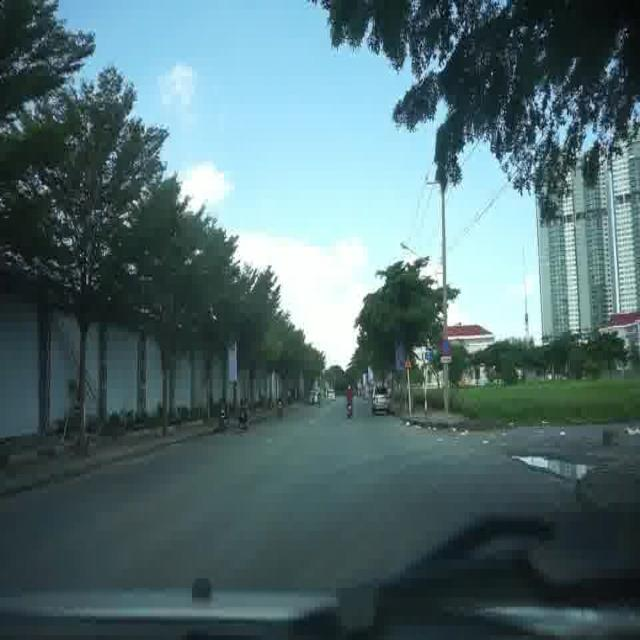
//> input picture data/raindrop0113.jpg, 640 x 640 px
$ ./main ../../data/raindrop0113.jpg   (built with g++ and OpenCV 4)
//> lines starting //> are read from the running program, lines starting //| are printed output that depends on the picture
//
// Copyright(c) Multimedia Signal Processing Group (MMSPG),
//              Ecole Polytechnique Fédérale de Lausanne (EPFL)
//              http://mmspg.epfl.ch
// All rights reserved.
// Author: Philippe Hanhart (philippe.hanhart@epfl.ch)
//
// Permission is hereby granted, without written agreement and without
// license or royalty fees, to use, copy, modify, and distribute the
// software provided and its documentation for research purpose only,
// provided that this copyright notice and the original authors' names
// appear on all copies and supporting documentation.
// The software provided may not be commercially distributed.
// In no event shall the Ecole Polytechnique Fédérale de Lausanne (EPFL)
// be liable to any party for direct, indirect, special, incidental, or
// consequential damages arising out of the use of the software and its
// documentation.
// The Ecole Polytechnique Fédérale de Lausanne (EPFL) specifically
// disclaims any warranties.
// The software provided hereunder is on an "as is" basis and the Ecole
// Polytechnique Fédérale de Lausanne (EPFL) has no obligation to provide
// maintenance, support, updates, enhancements, or modifications.
//

/**************************************************************************

 Usage:
  VQMT.exe OriginalVideo ProcessedVideo Wi Heightdth NumberOfFrames ChromaFormat Output Metrics

  OriginalVideo: the original video as raw YUV video file, progressively scanned, and 8 bits per sample
  ProcessedVideo: the processed video as raw YUV video file, progressively scanned, and 8 bits per sample
  Height: the height of the video
  Width: the width of the video
  NumberOfFrames: the number of frames to process
  ChromaFormat: the chroma subsampling format. 0: YUV400, 1: YUV420, 2: YUV422, 3: YUV444
  Output: the name of the output file(s)
  Metrics: the list of metrics to use
   available metrics:
   - PSNR: Peak Signal-to-Noise Ratio (PNSR)
   - SSIM: Structural Similarity (SSIM)
   - MSSSIM: Multi-Scale Structural Similarity (MS-SSIM)
   - VIFP: Visual Information Fidelity, pixel domain version (VIFp)
   - PSNRHVS: Peak Signal-to-Noise Ratio taking into account Contrast Sensitivity Function (CSF) (PSNR-HVS)
   - PSNRHVSM: Peak Signal-to-Noise Ratio taking into account Contrast Sensitivity Function (CSF) and between-coefficient contrast masking of DCT basis functions (PSNR-HVS-M)

 Example:
  VQMT.exe original.yuv processed.yuv 1088 1920 250 1 results PSNR SSIM MSSSIM VIFP
  will create the following output files in CSV (comma-separated values) format:
  - results_pnsr.csv
  - results_ssim.csv
  - results_msssim.csv
  - results_vifp.csv

 Notes:
 - SSIM comes for free when MSSSIM is computed (but you still need to specify it to get the output)
 - PSNRHVS and PSNRHVSM are always computed at the same time (but you still need to specify both to get the two outputs)
 - When using MSSSIM, the height and width of the video have to be multiple of 16
 - When using VIFP, the height and width of the video have to be multiple of 8

 Changes in version 1.1 (since 1.0) on 30/3/13
 - Added support for large files (>2GB)
 - Added support for different chroma sampling formats (YUV400, YUV420, YUV422, and YUV444)

**************************************************************************/

#include <iostream>
#include <stdio.h>
#include <string.h>
#include <opencv2/core/core.hpp>
#include <opencv2\opencv.hpp>
#include "VideoYUV.hpp"
#include "PSNR.hpp"
#include "SSIM.hpp"
#include "MSSSIM.hpp"
#include "VIFP.hpp"
#include "PSNRHVS.hpp"
#include "qm.cpp"

using namespace std;

//#define C1 (float) (0.01 * 255 * 0.01  * 255)
//#define C2 (float) (0.03 * 255 * 0.03  * 255)

//
////sigma on block_size
//double sigma(Mat & m, int i, int j, int block_size)
//{
//	double sd = 0;
//
//	Mat m_tmp = m(Range(i, i + block_size), Range(j, j + block_size));
//	Mat m_squared(block_size, block_size, CV_64F);
//
//	multiply(m_tmp, m_tmp, m_squared);
//
//	// E(x)
//	double avg = mean(m_tmp)[0];
//	// E(x²)
//	double avg_2 = mean(m_squared)[0];
//
//
//	sd = sqrt(avg_2 - avg * avg);
//
//	return sd;
//}
//
//// Covariance
//double cov(Mat & m1, Mat & m2, int i, int j, int block_size)
//{
//	Mat m3 = Mat::zeros(block_size, block_size, m1.depth());
//	Mat m1_tmp = m1(Range(i, i + block_size), Range(j, j + block_size));
//	Mat m2_tmp = m2(Range(i, i + block_size), Range(j, j + block_size));
//
//
//	multiply(m1_tmp, m2_tmp, m3);
//
//	double avg_ro = mean(m3)[0]; // E(XY)
//	double avg_r = mean(m1_tmp)[0]; // E(X)
//	double avg_o = mean(m2_tmp)[0]; // E(Y)
//
//
//	double sd_ro = avg_ro - avg_o * avg_r; // E(XY) - E(X)E(Y)
//
//	return sd_ro;
//}
//
//// Mean squared error
//double eqm(Mat & img1, Mat & img2)
//{
//	int i, j;
//	double eqm = 0;
//	int height = img1.rows;
//	int width = img1.cols;
//
//	for (i = 0; i < height; i++)
//		for (j = 0; j < width; j++)
//			eqm += (img1.at<double>(i, j) - img2.at<double>(i, j)) * (img1.at<double>(i, j) - img2.at<double>(i, j));
//
//	eqm /= height * width;
//
//	return eqm;
//}
//
//
//
///**
//*	Compute the PSNR between 2 images
//*/
//double psnr(Mat & img_src, Mat & img_compressed, int block_size)
//{
//	int D = 255;
//	return (10 * log10((D*D) / eqm(img_src, img_compressed)));
//}
//
//
///**
//* Compute the SSIM between 2 images
//*/
//double ssim(Mat & img_src, Mat & img_compressed, int block_size, bool show_progress = false)
//{
//	double ssim = 0;
//
//	int nbBlockPerHeight = img_src.rows / block_size;
//	int nbBlockPerWidth = img_src.cols / block_size;
//
//	for (int k = 0; k < nbBlockPerHeight; k++)
//	{
//		for (int l = 0; l < nbBlockPerWidth; l++)
//		{
//			int m = k * block_size;
//			int n = l * block_size;
//
//			double avg_o = mean(img_src(Range(k, k + block_size), Range(l, l + block_size)))[0];
//			double avg_r = mean(img_compressed(Range(k, k + block_size), Range(l, l + block_size)))[0];
//			double sigma_o = sigma(img_src, m, n, block_size);
//			double sigma_r = sigma(img_compressed, m, n, block_size);
//			double sigma_ro = cov(img_src, img_compressed, m, n, block_size);
//
//			ssim += ((2 * avg_o * avg_r + C1) * (2 * sigma_ro + C2)) / ((avg_o * avg_o + avg_r * avg_r + C1) * (sigma_o * sigma_o + sigma_r * sigma_r + C2));
//
//		}
//		// Progress
//		if (show_progress)
//			cout << "\r>>SSIM [" << (int)((((double)k) / nbBlockPerHeight) * 100) << "%]";
//	}
//	ssim /= nbBlockPerHeight * nbBlockPerWidth;
//
//	if (show_progress)
//	{
//		cout << "\r>>SSIM [100%]" << endl;
//		cout << "SSIM : " << ssim << endl;
//	}
//
//	return ssim;
//}
//
//void compute_quality_metrics(char * file1, char * file2, int block_size)
//{
//
//	Mat img_src;
//	Mat img_compressed;
//
//	// Loading pictures
//	img_src = imread(file1, CV_LOAD_IMAGE_GRAYSCALE);
//	img_compressed = imread(file2, CV_LOAD_IMAGE_GRAYSCALE);
//
//
//	img_src.convertTo(img_src, CV_64F);
//	img_compressed.convertTo(img_compressed, CV_64F);
//
//	int height_o = img_src.rows;
//	int height_r = img_compressed.rows;
//	int width_o = img_src.cols;
//	int width_r = img_compressed.cols;
//
//	// Check pictures size
//	if (height_o != height_r || width_o != width_r)
//	{
//		cout << "Images must have the same dimensions" << endl;
//		return;
//	}
//
//	// Check if the block size is a multiple of height / width
//	if (height_o % block_size != 0 || width_o % block_size != 0)
//	{
//		cout << "WARNING : Image WIDTH and HEIGHT should be divisible by BLOCK_SIZE for the maximum accuracy" << endl
//			<< "HEIGHT : " << height_o << endl
//			<< "WIDTH : " << width_o << endl
//			<< "BLOCK_SIZE : " << block_size << endl
//			<< endl;
//	}
//
//	double ssim_val = ssim(img_src, img_compressed, block_size);
//	double psnr_val = psnr(img_src, img_compressed, block_size);
//
//	cout << "SSIM : " << ssim_val << endl;
//	cout << "PSNR : " << psnr_val << endl;
//}


enum Params {
	PARAM_ORIGINAL = 1,	// Original video stream (YUV)
	PARAM_PROCESSED,	// Processed video stream (YUV)
	PARAM_HEIGHT,		// Height
	PARAM_WIDTH,		// Width
	PARAM_NBFRAMES,		// Number of frames
	PARAM_CHROMA,		// Chroma format
	PARAM_RESULTS,		// Output file for results
	PARAM_METRICS,		// Metric(s) to compute
	PARAM_SIZE
};

enum Metrics {
	METRIC_PSNR = 0,
	METRIC_SSIM,
	METRIC_MSSSIM,
	METRIC_VIFP,
	METRIC_PSNRHVS,
	METRIC_PSNRHVSM,
	METRIC_SIZE
};

int main(int argc, const char *argv[])
{
	//int height = 640;
	//int width = 640;
	///*SSIM *ssim = new SSIM(height, width);
	//MSSSIM *msssim = new MSSSIM(height, width);
	//PSNR *psnr = new PSNR(height, width);*/

	//cv::Mat originalImage = cv::imread("./data/raindrop0113.jpg", CV_LOAD_IMAGE_COLOR);
	//cv::Mat noiseImage = cv::imread("./data/noise_raindrop0113.jpg", CV_LOAD_IMAGE_COLOR);
	//cv::resize(noiseImage, noiseImage, cv::Size(width, height));

	//cv::Mat m_image = cv::imread("./data/m_raindrop0113.jpg", CV_LOAD_IMAGE_COLOR);
	//cv::Mat g_image = cv::imread("./data/g_raindrop0113.jpg", CV_LOAD_IMAGE_COLOR);

	////float result = cv::PSNR(originalImage, g_image);
	////float from_code = ssim->compute(originalImage, noiseImage);
	//
	////printf("%f", result);

	//double result = psnr(originalImage, noiseImage, 64);
	//cout <<"result: " << result << endl;
	////cout << "from code: "<< from_code << endl;

	//////////////////////////////////////////////////
	// default settings
	double C1 = 6.5025, C2 = 58.5225;


	IplImage
		*img1 = NULL, *img2 = NULL, *img1_img2 = NULL,
		*img1_temp = NULL, *img2_temp = NULL,
		*img1_sq = NULL, *img2_sq = NULL,
		*mu1 = NULL, *mu2 = NULL,
		*mu1_sq = NULL, *mu2_sq = NULL, *mu1_mu2 = NULL,
		*sigma1_sq = NULL, *sigma2_sq = NULL, *sigma12 = NULL,
		*ssim_map = NULL, *temp1 = NULL, *temp2 = NULL, *temp3 = NULL;


	/***************************** INITS **********************************/
	cv::Mat originalImage = cv::imread("./data/raindrop0113.jpg", CV_LOAD_IMAGE_COLOR);
//> originalImage is the input picture: 640 rows x 640 cols, CV_8UC3; mean B, G, R 113.2, 109.7, 83.4
	cv::Mat noiseImage = cv::imread("./data/noise_raindrop0113.jpg", CV_LOAD_IMAGE_COLOR);
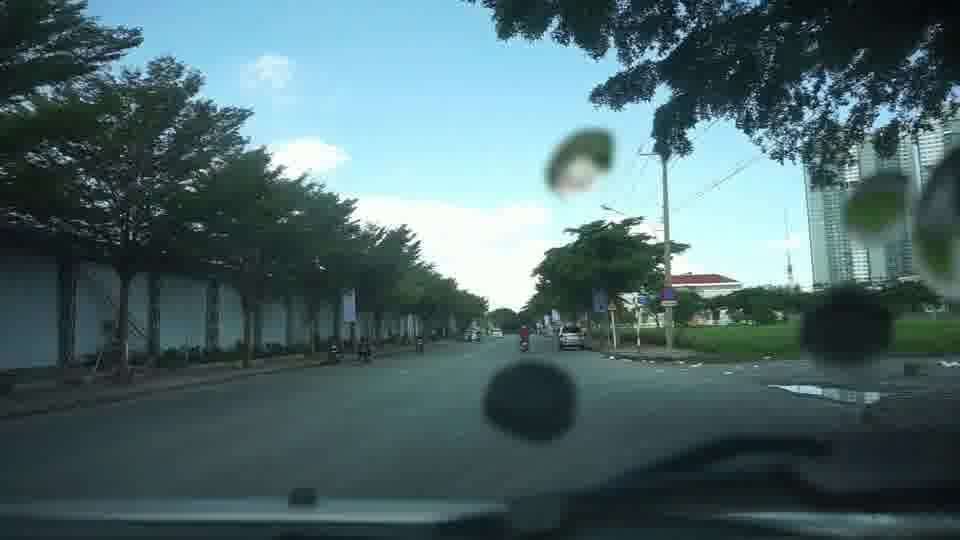
//> input picture data/noise_raindrop0113.jpg, 960 x 540 px
//> noiseImage is the input picture: 540 rows x 960 cols, CV_8UC3; mean B, G, R 108.3, 105.2, 79.4
	cv::resize(noiseImage, noiseImage, cv::Size(640, 640));
//> noiseImage: 640 rows x 640 cols, CV_8UC3

	cv::Mat m_image = cv::imread("./data/m_raindrop0113.jpg", CV_LOAD_IMAGE_COLOR);
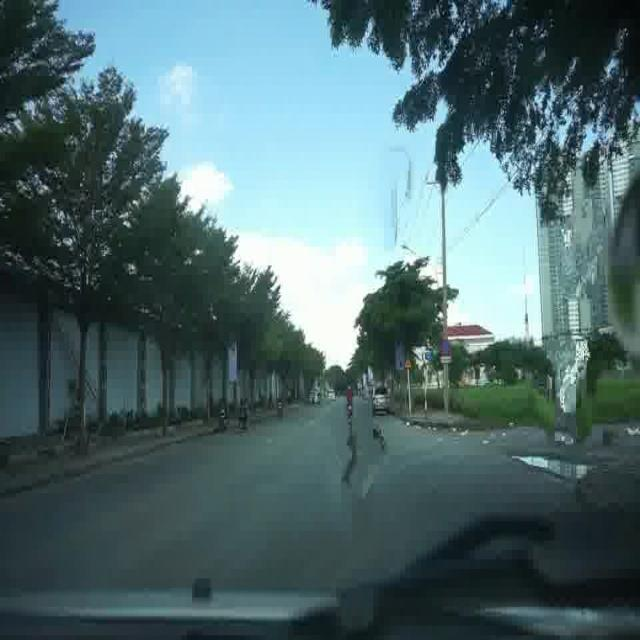
//> input picture data/m_raindrop0113.jpg, 640 x 640 px
//> m_image is the input picture: 640 rows x 640 cols, CV_8UC3; mean B, G, R 110.8, 107.6, 81
	cv::Mat g_image = cv::imread("./data/g_raindrop0113.jpg", CV_LOAD_IMAGE_COLOR);
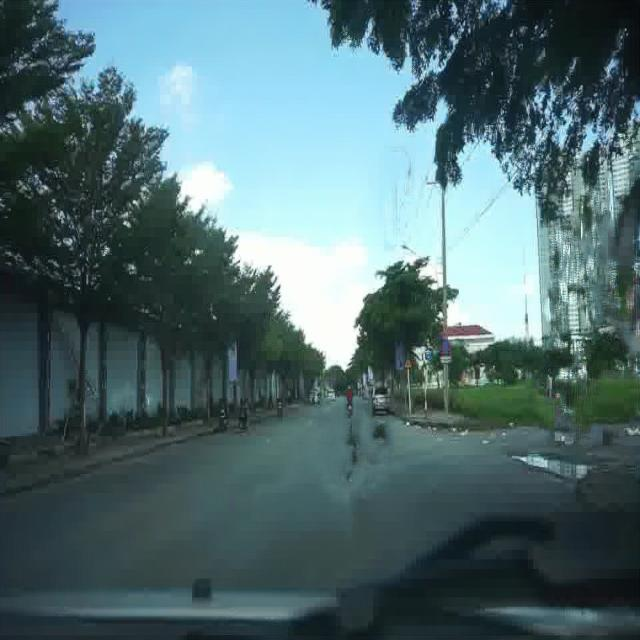
//> input picture data/g_raindrop0113.jpg, 640 x 640 px
//> g_image is the input picture: 640 rows x 640 cols, CV_8UC3; mean B, G, R 112.1, 108.3, 81.3

	img1_temp = cvLoadImage("./data/raindrop0113.jpg");
	img2_temp = cvLoadImage("./data/m_raindrop0113.jpg");

	if (img1_temp == NULL || img2_temp == NULL)
		return -1;

	int x = img1_temp->width, y = img1_temp->height;
//> x = 640; y = 640
	int nChan = img1_temp->nChannels, d = IPL_DEPTH_32F;
//> nChan = 3
	CvSize size = cvSize(x, y);
//> size = Size(640, 640)

	img1 = cvCreateImage(size, d, nChan);
	img2 = cvCreateImage(size, d, nChan);

	cvConvert(img1_temp, img1);
	cvConvert(img2_temp, img2);
	cvReleaseImage(&img1_temp);
	cvReleaseImage(&img2_temp);


	img1_sq = cvCreateImage(size, d, nChan);
	img2_sq = cvCreateImage(size, d, nChan);
	img1_img2 = cvCreateImage(size, d, nChan);

	cvPow(img1, img1_sq, 2);
	cvPow(img2, img2_sq, 2);
	cvMul(img1, img2, img1_img2, 1);

	mu1 = cvCreateImage(size, d, nChan);
	mu2 = cvCreateImage(size, d, nChan);

	mu1_sq = cvCreateImage(size, d, nChan);
	mu2_sq = cvCreateImage(size, d, nChan);
	mu1_mu2 = cvCreateImage(size, d, nChan);


	sigma1_sq = cvCreateImage(size, d, nChan);
	sigma2_sq = cvCreateImage(size, d, nChan);
	sigma12 = cvCreateImage(size, d, nChan);

	temp1 = cvCreateImage(size, d, nChan);
	temp2 = cvCreateImage(size, d, nChan);
	temp3 = cvCreateImage(size, d, nChan);

	ssim_map = cvCreateImage(size, d, nChan);
	/*************************** END INITS **********************************/


	//////////////////////////////////////////////////////////////////////////
	// PRELIMINARY COMPUTING
	cvSmooth(img1, mu1, CV_GAUSSIAN, 11, 11, 1.5);
	cvSmooth(img2, mu2, CV_GAUSSIAN, 11, 11, 1.5);

	cvPow(mu1, mu1_sq, 2);
	cvPow(mu2, mu2_sq, 2);
	cvMul(mu1, mu2, mu1_mu2, 1);


	cvSmooth(img1_sq, sigma1_sq, CV_GAUSSIAN, 11, 11, 1.5);
	cvAddWeighted(sigma1_sq, 1, mu1_sq, -1, 0, sigma1_sq);

	cvSmooth(img2_sq, sigma2_sq, CV_GAUSSIAN, 11, 11, 1.5);
	cvAddWeighted(sigma2_sq, 1, mu2_sq, -1, 0, sigma2_sq);

	cvSmooth(img1_img2, sigma12, CV_GAUSSIAN, 11, 11, 1.5);
	cvAddWeighted(sigma12, 1, mu1_mu2, -1, 0, sigma12);
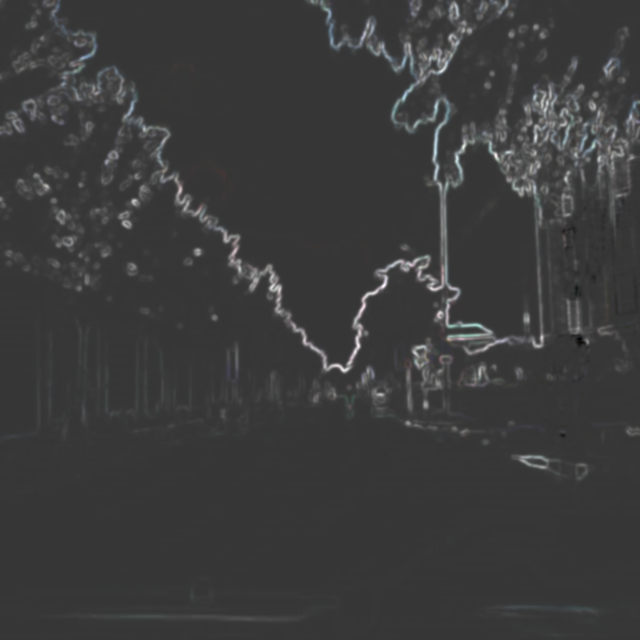
//> sigma12: 640 rows x 640 cols, CV_32FC3; mean B, G, R 149.3, 145.2, 141.2; drawn with min black and max white


	//////////////////////////////////////////////////////////////////////////
	// FORMULA

	// (2*mu1_mu2 + C1)
	cvScale(mu1_mu2, temp1, 2);
	cvAddS(temp1, cvScalarAll(C1), temp1);

	// (2*sigma12 + C2)
	cvScale(sigma12, temp2, 2);
	cvAddS(temp2, cvScalarAll(C2), temp2);

	// ((2*mu1_mu2 + C1).*(2*sigma12 + C2))
	cvMul(temp1, temp2, temp3, 1);
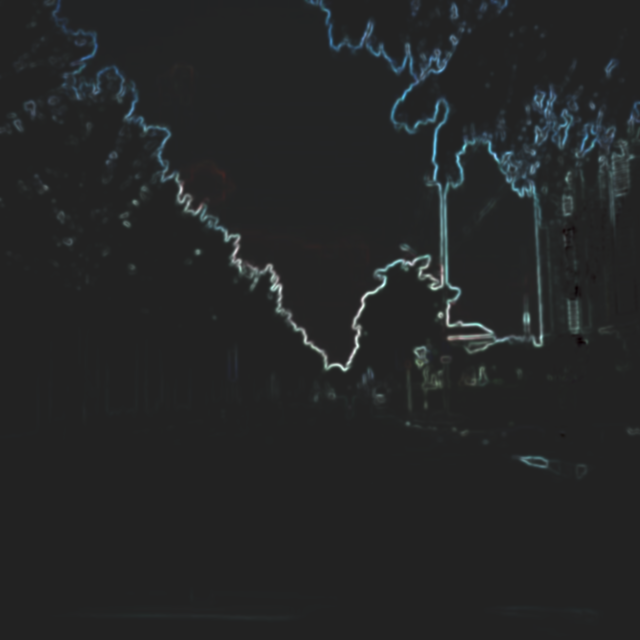
//> temp3: 640 rows x 640 cols, CV_32FC3; mean B, G, R 13739960, 12484671, 8207412.5; drawn with min black and max white

	// (mu1_sq + mu2_sq + C1)
	cvAdd(mu1_sq, mu2_sq, temp1);
	cvAddS(temp1, cvScalarAll(C1), temp1);

	// (sigma1_sq + sigma2_sq + C2)
	cvAdd(sigma1_sq, sigma2_sq, temp2);
	cvAddS(temp2, cvScalarAll(C2), temp2);

	// ((mu1_sq + mu2_sq + C1).*(sigma1_sq + sigma2_sq + C2))
	cvMul(temp1, temp2, temp1, 1);
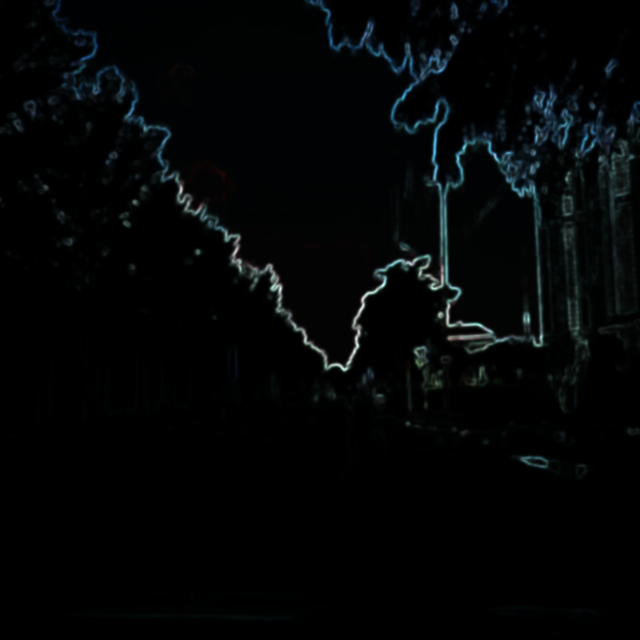
//> temp1: 640 rows x 640 cols, CV_32FC3; mean B, G, R 15134360, 13854711, 9102291; drawn with min black and max white

	// ((2*mu1_mu2 + C1).*(2*sigma12 + C2))./((mu1_sq + mu2_sq + C1).*(sigma1_sq + sigma2_sq + C2))
	cvDiv(temp3, temp1, ssim_map, 1);
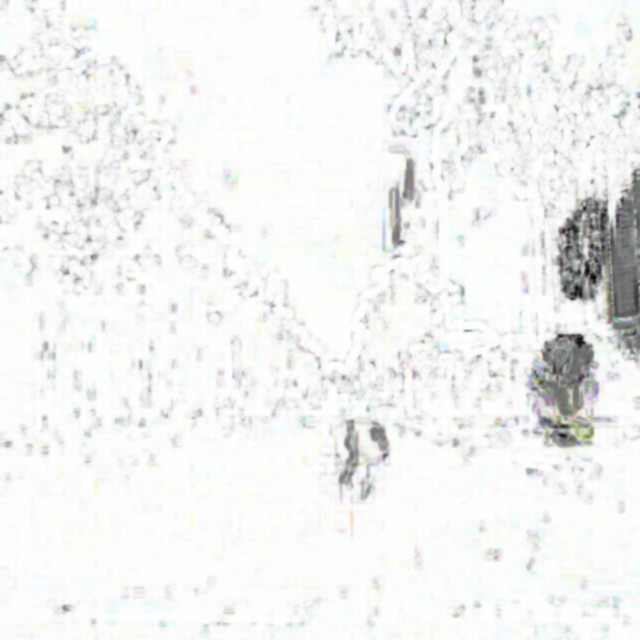
//> ssim_map: 640 rows x 640 cols, CV_32FC3; mean B, G, R 0.916, 0.92, 0.915; drawn with min black and max white


	CvScalar index_scalar = cvAvg(ssim_map);
//> index_scalar = Scalar(0.916, 0.92, 0.915)

	// through observation, there is approximately
	// 1% error max with the original matlab program

	cout << "(R, G & B SSIM index)" << endl;
	cout << index_scalar.val[2] * 100 << "%" << endl;
//| 91.4792%
	cout << index_scalar.val[1] * 100 << "%" << endl;
//| 91.9525%
	cout << index_scalar.val[0] * 100 << "%" << endl;
//| 91.5519%

	// if you use this code within a program
	// don't forget to release the IplImages
	return 0;


}

// [151 lines left out: function old_main, not called in this run]
